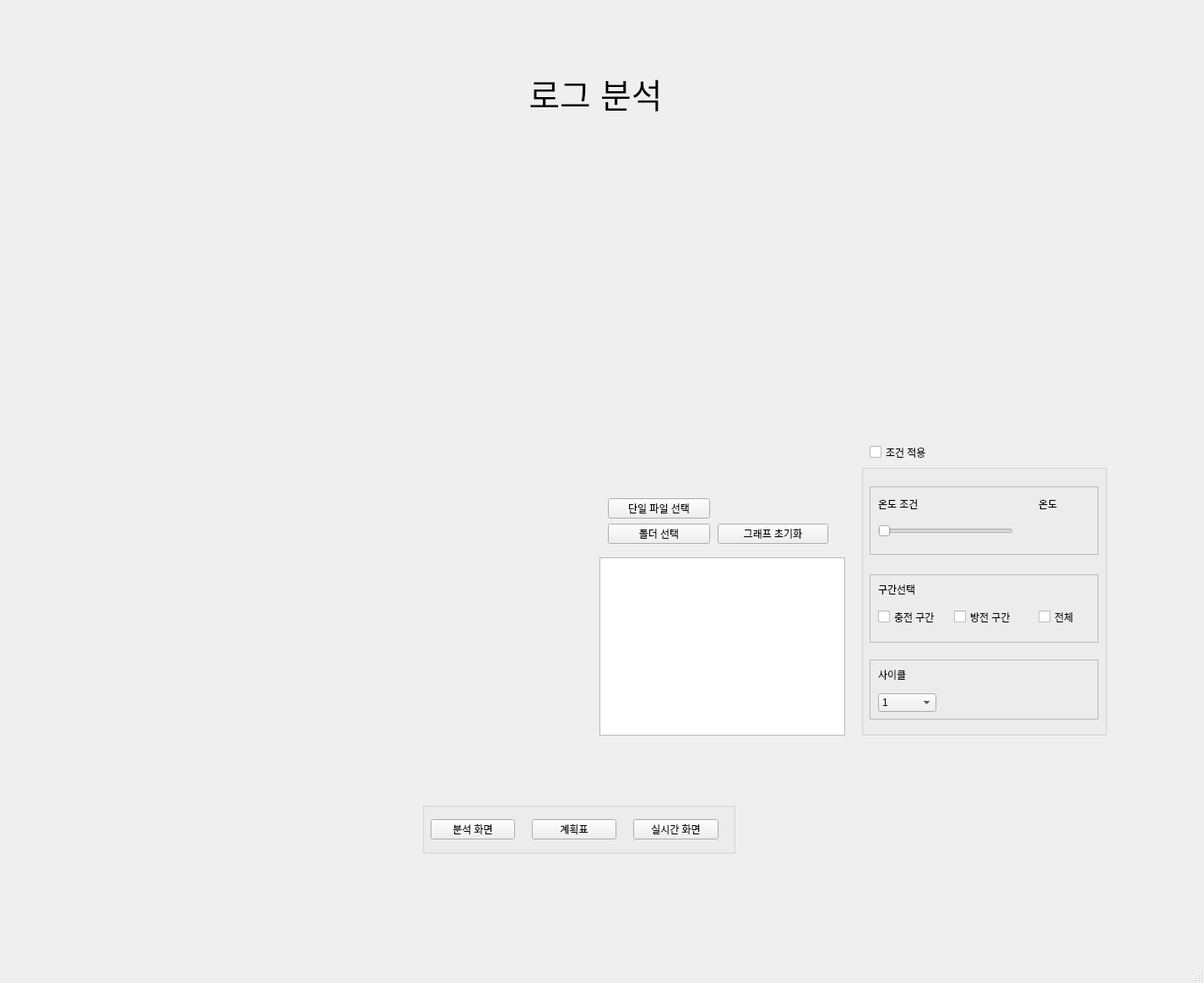
<?xml version="1.0" encoding="UTF-8"?>
<ui version="4.0">
 <class>Battery_Aging</class>
 <widget class="QMainWindow" name="Battery_Aging">
  <property name="geometry">
   <rect>
    <x>0</x>
    <y>0</y>
    <width>1426</width>
    <height>1164</height>
   </rect>
  </property>
  <property name="windowTitle">
   <string>Battery_Aging</string>
  </property>
  <widget class="QWidget" name="centralwidget">
   <widget class="QStackedWidget" name="stackedWidget">
    <property name="geometry">
     <rect>
      <x>50</x>
      <y>50</y>
      <width>1311</width>
      <height>871</height>
     </rect>
    </property>
    <property name="currentIndex">
     <number>0</number>
    </property>
    <widget class="QWidget" name="page_3">
     <widget class="QPushButton" name="CSV_Load_Btn">
      <property name="geometry">
       <rect>
        <x>670</x>
        <y>540</y>
        <width>121</width>
        <height>24</height>
       </rect>
      </property>
      <property name="text">
       <string>단일 파일 선택</string>
      </property>
     </widget>
     <widget class="QWidget" name="Log_Graph" native="true">
      <property name="geometry">
       <rect>
        <x>30</x>
        <y>120</y>
        <width>591</width>
        <height>341</height>
       </rect>
      </property>
     </widget>
     <widget class="QPushButton" name="Graph_Clear_Btn">
      <property name="geometry">
       <rect>
        <x>800</x>
        <y>570</y>
        <width>131</width>
        <height>24</height>
       </rect>
      </property>
      <property name="text">
       <string>그래프 초기화</string>
      </property>
     </widget>
     <widget class="QListWidget" name="File_List">
      <property name="geometry">
       <rect>
        <x>660</x>
        <y>610</y>
        <width>291</width>
        <height>211</height>
       </rect>
      </property>
      <property name="selectionMode">
       <enum>QAbstractItemView::SelectionMode::MultiSelection</enum>
      </property>
     </widget>
     <widget class="QLabel" name="Log_Analyize_Title">
      <property name="geometry">
       <rect>
        <x>170</x>
        <y>20</y>
        <width>971</width>
        <height>81</height>
       </rect>
      </property>
      <property name="font">
       <font>
        <pointsize>30</pointsize>
       </font>
      </property>
      <property name="text">
       <string>로그 분석</string>
      </property>
      <property name="alignment">
       <set>Qt::AlignmentFlag::AlignCenter</set>
      </property>
     </widget>
     <widget class="QWidget" name="Temp_Graph" native="true">
      <property name="geometry">
       <rect>
        <x>650</x>
        <y>120</y>
        <width>591</width>
        <height>341</height>
       </rect>
      </property>
     </widget>
     <widget class="QWidget" name="InterRes_Graph" native="true">
      <property name="geometry">
       <rect>
        <x>30</x>
        <y>480</y>
        <width>591</width>
        <height>341</height>
       </rect>
      </property>
     </widget>
     <widget class="QPushButton" name="CSV_Folder_Load_Btn">
      <property name="geometry">
       <rect>
        <x>670</x>
        <y>570</y>
        <width>121</width>
        <height>24</height>
       </rect>
      </property>
      <property name="text">
       <string>폴더 선택</string>
      </property>
     </widget>
     <widget class="QGroupBox" name="groupBox_Log_Condition">
      <property name="geometry">
       <rect>
        <x>970</x>
        <y>500</y>
        <width>291</width>
        <height>321</height>
       </rect>
      </property>
      <property name="title">
       <string/>
      </property>
      <widget class="QFrame" name="frame_2">
       <property name="geometry">
        <rect>
         <x>10</x>
         <y>130</y>
         <width>271</width>
         <height>81</height>
        </rect>
       </property>
       <property name="frameShape">
        <enum>QFrame::Shape::StyledPanel</enum>
       </property>
       <property name="frameShadow">
        <enum>QFrame::Shadow::Raised</enum>
       </property>
       <widget class="QCheckBox" name="CBox_Charge">
        <property name="geometry">
         <rect>
          <x>10</x>
          <y>40</y>
          <width>76</width>
          <height>21</height>
         </rect>
        </property>
        <property name="text">
         <string>충전 구간</string>
        </property>
       </widget>
       <widget class="QCheckBox" name="CBox_All">
        <property name="geometry">
         <rect>
          <x>200</x>
          <y>40</y>
          <width>51</width>
          <height>21</height>
         </rect>
        </property>
        <property name="text">
         <string>전체</string>
        </property>
       </widget>
       <widget class="QCheckBox" name="CBox_Discharge">
        <property name="geometry">
         <rect>
          <x>100</x>
          <y>40</y>
          <width>76</width>
          <height>21</height>
         </rect>
        </property>
        <property name="text">
         <string>방전 구간</string>
        </property>
       </widget>
       <widget class="QLabel" name="Label_Range_Select">
        <property name="geometry">
         <rect>
          <x>10</x>
          <y>10</y>
          <width>81</width>
          <height>16</height>
         </rect>
        </property>
        <property name="text">
         <string>구간선택</string>
        </property>
       </widget>
      </widget>
      <widget class="QFrame" name="frame_1">
       <property name="geometry">
        <rect>
         <x>10</x>
         <y>26</y>
         <width>271</width>
         <height>81</height>
        </rect>
       </property>
       <property name="frameShape">
        <enum>QFrame::Shape::StyledPanel</enum>
       </property>
       <property name="frameShadow">
        <enum>QFrame::Shadow::Raised</enum>
       </property>
       <widget class="QLabel" name="Label_Temp_Condition">
        <property name="geometry">
         <rect>
          <x>10</x>
          <y>13</y>
          <width>81</width>
          <height>16</height>
         </rect>
        </property>
        <property name="text">
         <string>온도 조건 </string>
        </property>
       </widget>
       <widget class="QSlider" name="Temp_Slider">
        <property name="geometry">
         <rect>
          <x>10</x>
          <y>42</y>
          <width>160</width>
          <height>22</height>
         </rect>
        </property>
        <property name="maximum">
         <number>50</number>
        </property>
        <property name="orientation">
         <enum>Qt::Orientation::Horizontal</enum>
        </property>
       </widget>
       <widget class="QLabel" name="label_7">
        <property name="geometry">
         <rect>
          <x>200</x>
          <y>13</y>
          <width>48</width>
          <height>16</height>
         </rect>
        </property>
        <property name="text">
         <string>온도</string>
        </property>
       </widget>
      </widget>
      <widget class="QFrame" name="frame_3">
       <property name="geometry">
        <rect>
         <x>10</x>
         <y>231</y>
         <width>271</width>
         <height>71</height>
        </rect>
       </property>
       <property name="frameShape">
        <enum>QFrame::Shape::StyledPanel</enum>
       </property>
       <property name="frameShadow">
        <enum>QFrame::Shadow::Raised</enum>
       </property>
       <widget class="QLabel" name="Label_Cycle_Count">
        <property name="geometry">
         <rect>
          <x>10</x>
          <y>10</y>
          <width>81</width>
          <height>16</height>
         </rect>
        </property>
        <property name="text">
         <string>사이클 </string>
        </property>
       </widget>
       <widget class="QComboBox" name="CbBox_Cycle_Count">
        <property name="geometry">
         <rect>
          <x>10</x>
          <y>40</y>
          <width>69</width>
          <height>22</height>
         </rect>
        </property>
        <item>
         <property name="text">
          <string>1</string>
         </property>
        </item>
        <item>
         <property name="text">
          <string>2</string>
         </property>
        </item>
        <item>
         <property name="text">
          <string>3</string>
         </property>
        </item>
        <item>
         <property name="text">
          <string>4</string>
         </property>
        </item>
        <item>
         <property name="text">
          <string>5</string>
         </property>
        </item>
        <item>
         <property name="text">
          <string>6</string>
         </property>
        </item>
        <item>
         <property name="text">
          <string>7</string>
         </property>
        </item>
        <item>
         <property name="text">
          <string>8</string>
         </property>
        </item>
        <item>
         <property name="text">
          <string>9</string>
         </property>
        </item>
        <item>
         <property name="text">
          <string>10</string>
         </property>
        </item>
       </widget>
      </widget>
      <zorder>frame_3</zorder>
      <zorder>frame_1</zorder>
      <zorder>frame_2</zorder>
     </widget>
     <widget class="QCheckBox" name="CBox_Condition_ONOFF">
      <property name="geometry">
       <rect>
        <x>980</x>
        <y>470</y>
        <width>281</width>
        <height>31</height>
       </rect>
      </property>
      <property name="text">
       <string>조건 적용</string>
      </property>
     </widget>
    </widget>
    <widget class="QWidget" name="page_4">
     <widget class="QTextEdit" name="Memo_box">
      <property name="geometry">
       <rect>
        <x>800</x>
        <y>470</y>
        <width>311</width>
        <height>311</height>
       </rect>
      </property>
     </widget>
     <widget class="QGroupBox" name="groupBox">
      <property name="geometry">
       <rect>
        <x>800</x>
        <y>340</y>
        <width>311</width>
        <height>101</height>
       </rect>
      </property>
      <property name="font">
       <font>
        <bold>false</bold>
       </font>
      </property>
      <property name="title">
       <string>오늘의 실험 시간</string>
      </property>
      <widget class="QLineEdit" name="Cycle_time">
       <property name="geometry">
        <rect>
         <x>90</x>
         <y>30</y>
         <width>71</width>
         <height>22</height>
        </rect>
       </property>
      </widget>
      <widget class="QLineEdit" name="Aging_time">
       <property name="geometry">
        <rect>
         <x>90</x>
         <y>60</y>
         <width>71</width>
         <height>22</height>
        </rect>
       </property>
      </widget>
      <widget class="QLabel" name="label_3">
       <property name="geometry">
        <rect>
         <x>9</x>
         <y>33</y>
         <width>71</width>
         <height>16</height>
        </rect>
       </property>
       <property name="text">
        <string>사이클 횟수</string>
       </property>
       <property name="alignment">
        <set>Qt::AlignmentFlag::AlignCenter</set>
       </property>
      </widget>
      <widget class="QLabel" name="label_4">
       <property name="geometry">
        <rect>
         <x>13</x>
         <y>64</y>
         <width>61</width>
         <height>16</height>
        </rect>
       </property>
       <property name="text">
        <string>노화시간 </string>
       </property>
       <property name="alignment">
        <set>Qt::AlignmentFlag::AlignLeading|Qt::AlignmentFlag::AlignLeft|Qt::AlignmentFlag::AlignVCenter</set>
       </property>
      </widget>
      <widget class="QLabel" name="label_5">
       <property name="geometry">
        <rect>
         <x>166</x>
         <y>64</y>
         <width>31</width>
         <height>16</height>
        </rect>
       </property>
       <property name="text">
        <string>시간</string>
       </property>
       <property name="alignment">
        <set>Qt::AlignmentFlag::AlignLeading|Qt::AlignmentFlag::AlignLeft|Qt::AlignmentFlag::AlignVCenter</set>
       </property>
      </widget>
      <widget class="QLabel" name="label_6">
       <property name="geometry">
        <rect>
         <x>166</x>
         <y>35</y>
         <width>31</width>
         <height>16</height>
        </rect>
       </property>
       <property name="text">
        <string>회</string>
       </property>
       <property name="alignment">
        <set>Qt::AlignmentFlag::AlignLeading|Qt::AlignmentFlag::AlignLeft|Qt::AlignmentFlag::AlignVCenter</set>
       </property>
      </widget>
     </widget>
     <widget class="QCalendarWidget" name="calendarWidget">
      <property name="geometry">
       <rect>
        <x>120</x>
        <y>210</y>
        <width>631</width>
        <height>601</height>
       </rect>
      </property>
      <property name="minimumDate">
       <date>
        <year>1999</year>
        <month>1</month>
        <day>1</day>
       </date>
      </property>
      <property name="firstDayOfWeek">
       <enum>Qt::DayOfWeek::Monday</enum>
      </property>
      <property name="selectionMode">
       <enum>QCalendarWidget::SelectionMode::SingleSelection</enum>
      </property>
      <property name="horizontalHeaderFormat">
       <enum>QCalendarWidget::HorizontalHeaderFormat::ShortDayNames</enum>
      </property>
     </widget>
     <widget class="QPushButton" name="Memo_Save">
      <property name="geometry">
       <rect>
        <x>1020</x>
        <y>490</y>
        <width>75</width>
        <height>31</height>
       </rect>
      </property>
      <property name="text">
       <string>메모저장</string>
      </property>
     </widget>
     <widget class="QLabel" name="Plan_Tab_Tiltle">
      <property name="geometry">
       <rect>
        <x>50</x>
        <y>30</y>
        <width>971</width>
        <height>81</height>
       </rect>
      </property>
      <property name="font">
       <font>
        <pointsize>30</pointsize>
       </font>
      </property>
      <property name="text">
       <string>배터리 노화 계획표</string>
      </property>
      <property name="alignment">
       <set>Qt::AlignmentFlag::AlignCenter</set>
      </property>
     </widget>
     <widget class="QGroupBox" name="groupBox_2">
      <property name="geometry">
       <rect>
        <x>800</x>
        <y>210</y>
        <width>311</width>
        <height>91</height>
       </rect>
      </property>
      <property name="title">
       <string>목표값</string>
      </property>
      <property name="flat">
       <bool>false</bool>
      </property>
      <widget class="QLabel" name="label">
       <property name="geometry">
        <rect>
         <x>10</x>
         <y>26</y>
         <width>91</width>
         <height>16</height>
        </rect>
       </property>
       <property name="text">
        <string>현재 노화 시간 </string>
       </property>
      </widget>
      <widget class="QLabel" name="label_2">
       <property name="geometry">
        <rect>
         <x>11</x>
         <y>56</y>
         <width>91</width>
         <height>16</height>
        </rect>
       </property>
       <property name="text">
        <string>목표 노화 시간 </string>
       </property>
      </widget>
      <widget class="QLabel" name="Current_time">
       <property name="geometry">
        <rect>
         <x>105</x>
         <y>24</y>
         <width>61</width>
         <height>21</height>
        </rect>
       </property>
       <property name="text">
        <string/>
       </property>
       <property name="alignment">
        <set>Qt::AlignmentFlag::AlignLeading|Qt::AlignmentFlag::AlignLeft|Qt::AlignmentFlag::AlignVCenter</set>
       </property>
      </widget>
      <widget class="QLabel" name="goal_time">
       <property name="geometry">
        <rect>
         <x>106</x>
         <y>51</y>
         <width>61</width>
         <height>21</height>
        </rect>
       </property>
       <property name="text">
        <string/>
       </property>
       <property name="alignment">
        <set>Qt::AlignmentFlag::AlignLeading|Qt::AlignmentFlag::AlignLeft|Qt::AlignmentFlag::AlignVCenter</set>
       </property>
      </widget>
      <widget class="QProgressBar" name="progressBar">
       <property name="geometry">
        <rect>
         <x>177</x>
         <y>26</y>
         <width>121</width>
         <height>23</height>
        </rect>
       </property>
       <property name="value">
        <number>24</number>
       </property>
       <property name="textDirection">
        <enum>QProgressBar::Direction::BottomToTop</enum>
       </property>
      </widget>
     </widget>
    </widget>
    <widget class="QWidget" name="page_5">
     <widget class="QPushButton" name="test_btn_3">
      <property name="geometry">
       <rect>
        <x>20</x>
        <y>10</y>
        <width>75</width>
        <height>24</height>
       </rect>
      </property>
      <property name="text">
       <string>Page 5</string>
      </property>
     </widget>
    </widget>
   </widget>
   <widget class="QGroupBox" name="groupBox_3">
    <property name="geometry">
     <rect>
      <x>500</x>
      <y>950</y>
      <width>371</width>
      <height>61</height>
     </rect>
    </property>
    <property name="title">
     <string/>
    </property>
    <widget class="QPushButton" name="Log_Analyze_Btn">
     <property name="geometry">
      <rect>
       <x>10</x>
       <y>20</y>
       <width>100</width>
       <height>24</height>
      </rect>
     </property>
     <property name="text">
      <string>분석 화면</string>
     </property>
    </widget>
    <widget class="QPushButton" name="Schedule_Btn">
     <property name="geometry">
      <rect>
       <x>130</x>
       <y>20</y>
       <width>100</width>
       <height>24</height>
      </rect>
     </property>
     <property name="text">
      <string>계획표</string>
     </property>
    </widget>
    <widget class="QPushButton" name="Live_Btn">
     <property name="geometry">
      <rect>
       <x>250</x>
       <y>20</y>
       <width>101</width>
       <height>24</height>
      </rect>
     </property>
     <property name="text">
      <string>실시간 화면</string>
     </property>
    </widget>
   </widget>
  </widget>
  <widget class="QMenuBar" name="menubar">
   <property name="geometry">
    <rect>
     <x>0</x>
     <y>0</y>
     <width>1426</width>
     <height>22</height>
    </rect>
   </property>
  </widget>
  <widget class="QStatusBar" name="statusbar"/>
 </widget>
 <resources/>
 <connections/>
</ui>
